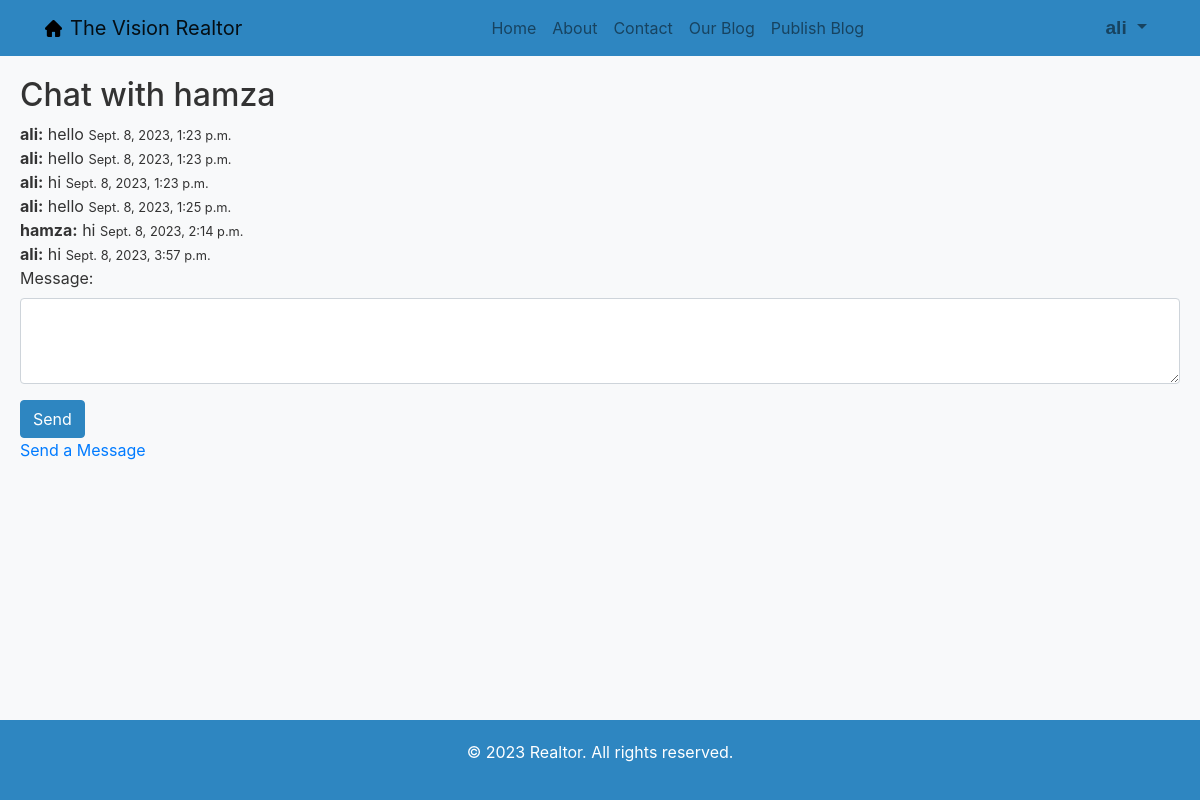
/accounts/chat/1/ (signed in), run on an earlier commit of the app's database.
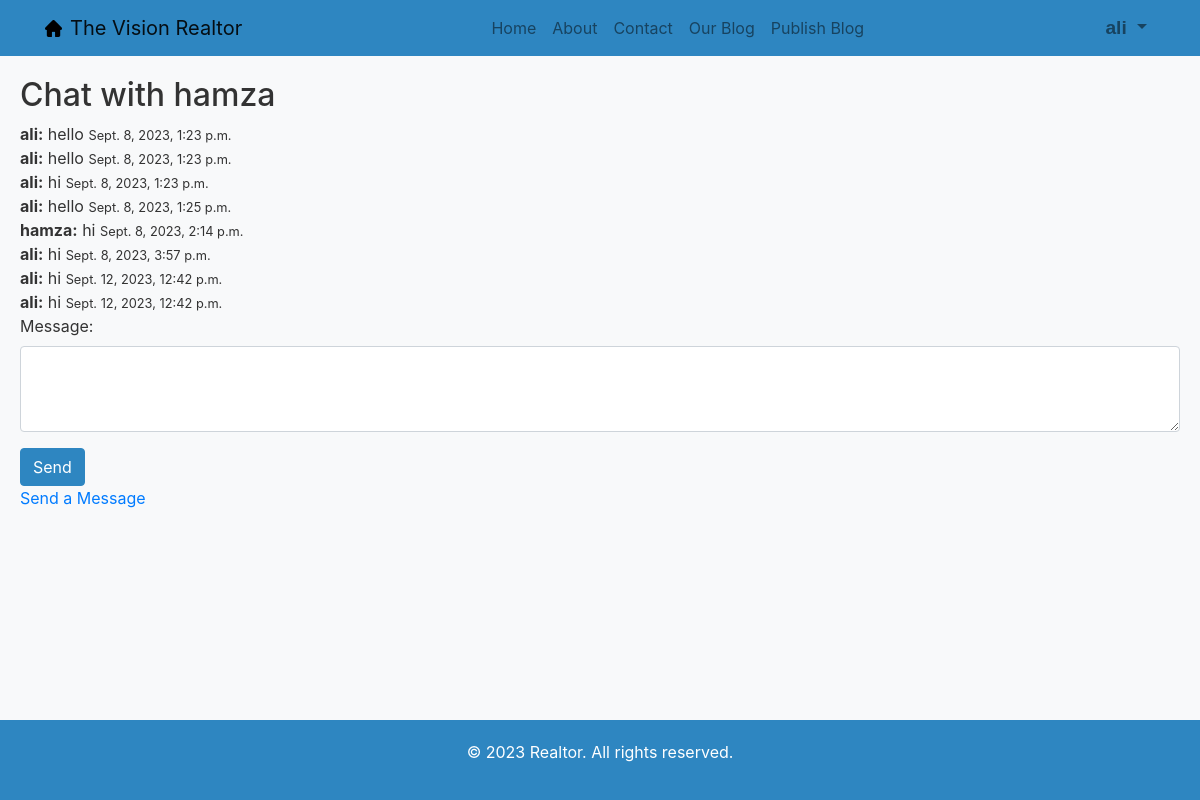
And on a later commit of the database.
### accounts/models.py (models this page shows, shortened)
class Message(models.Model):
    sender = models.ForeignKey(User, related_name='sent_messages', on_delete=models.CASCADE)
    recipient = models.ForeignKey(User, related_name='received_messages', on_delete=models.CASCADE)
    content = models.TextField()
    timestamp = models.DateTimeField(auto_now_add=True)

### accounts/views.py (the view)
# urls.py: path('chat/<int:recipient_id>/', views.chat_with, name='chat_with'),
@login_required
def chat_with(request, recipient_id):
    recipient = User.objects.get(id=recipient_id)
    messages = Message.objects.filter(
        (Q(sender=request.user) & Q(recipient=recipient)) | (Q(sender=recipient) & Q(recipient=request.user))
    ).order_by('timestamp')
    return render(request, 'accounts/chat_with.html', {'messages': messages, 'recipient': recipient})

### accounts/templates/accounts/chat_with.html (shortened to what this page needs)
{% extends 'base.html' %}
{% block content %}
  <h2>Chat with {{ recipient.username }}</h2>
  <div class="chat-box">
    {% for message in messages %}
      <div class="message{% if message.sender == user %}-sent{% endif %}">
        <strong>{{ message.sender.username }}:</strong> {{ message.content }}
        <small class="timestamp">{{ message.timestamp }}</small>
      </div>
    {% endfor %}
  </div>
  <form method="post">
    <div class="form-group">
      <label for="content">Message:</label>
      <textarea class="form-control" id="content" name="content" rows="3" required></textarea>
    </div>
    <button type="submit" class="btn btn-primary">Send</button>
  </form>
  <a href="{% url 'accounts:send_message' recipient_id=recipient.id %}">Send a Message</a>
{% endblock %}

### templates/base.html (shortened to what this page needs)
{% load static %}
<!DOCTYPE html>
<html lang="en">
<head>
    <link rel="stylesheet" href="https://stackpath.bootstrapcdn.com/bootstrap/4.3.1/css/bootstrap.min.css">
</head>
<body>
<nav class="navbar navbar-expand-lg navbar-light">
    <div class="container">
        <a class="navbar-brand d-flex align-items-center" href="{% url 'realtor:home' %}">
            <img src="{% static 'images/home.png' %}" alt="" width="17" height="17" class="mr-2">
            The Vision Realtor
        </a>
        <div class="collapse navbar-collapse" id="navbarNav">
            <ul class="navbar-nav ml-auto">
                <li class="nav-item">
                    <a class="nav-link" href="{% url 'realtor:home' %}">Home</a>
                </li>
                <li class="nav-item">
                    <a class="nav-link" href="{% url 'realtor:about' %}">About</a>
                </li>
                <li class="nav-item">
                    <a class="nav-link" href="{% url 'realtor:contact' %}">Contact</a>
                </li>
                <li class="nav-item">
                    <a class="nav-link" href="{% url 'blog:post_list' %}">Our Blog</a>
                </li>
                {% if user.is_authenticated %}
                <li class="nav-item">
                    <a class="nav-link" href="{% url 'blog:post_new' %}">Publish Blog</a>
                </li>
                {% endif %}
            </ul>
                {% if user.is_authenticated %}
                <ul id="logged-in" class="navbar-nav ml-auto">
                    <li class="nav-item dropdown">
                        <a class="nav-link dropdown-toggle" href="#" id="navbarDropdown" role="button" data-toggle="dropdown" aria-haspopup="true" aria-expanded="false">
                            <b>{{ user.username }}</b>
                        </a>
                    </li>
                </ul>
                {% endif %}
        </div>
    </div>
</nav>
<div class="container-main">
    {% block content %}{% endblock %}
</div>
<footer class="footer">
    <p>&copy; 2023 Realtor. All rights reserved.</p>
</footer>
</body>
</html>

### templates/base.html (style rules this page uses)
body { display: flex; flex-direction: column; min-height: 100vh; margin: 0; background-color: #F8F9FA; color: #333333; }
.navbar { background-color: #2E86C1; color: #ffffff; }
.navbar a { color: #ffffff; }
.btn-primary { background-color: #2E86C1; border-color: #2E86C1; }
.container-main { flex-grow: 1; padding: 20px; }
.footer { background-color: #2E86C1; color: #ffffff; text-align: center; padding: 20px 0; }
.nav-link.dropdown-toggle { color: #ffffff; font: 1.2em sans-serif; }

What changed in the data, as far as the page shows it:
added Message: sender.username "ali", content "hi", timestamp "Sept. 12, 2023, 12:42 p.m."
added Message: sender.username "ali", content "hi", timestamp "Sept. 12, 2023, 12:42 p.m."
